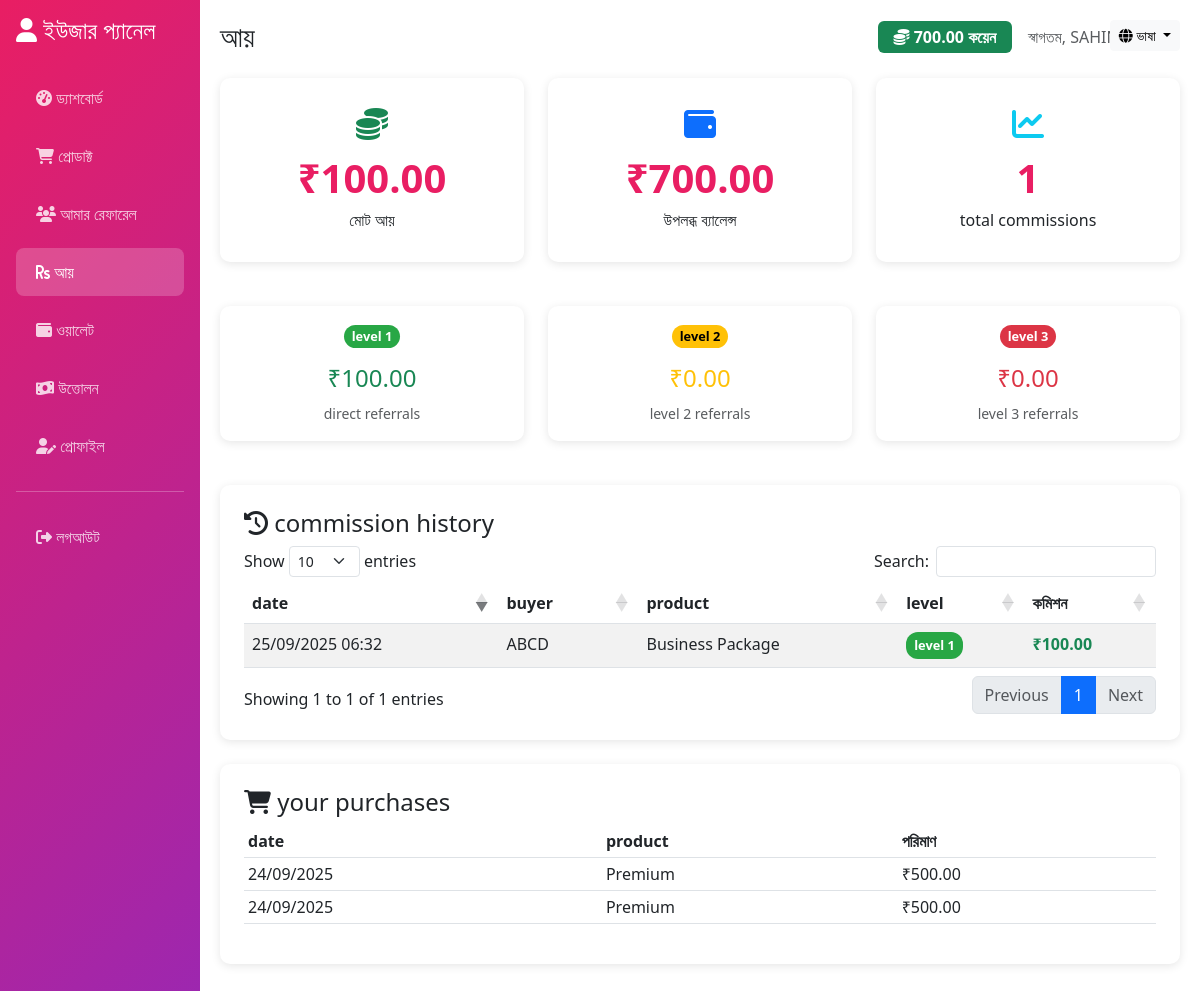
The page /user/earnings.php (signed in) on the database its author committed.
### tables this page shows
CREATE TABLE `users` (
  `id` int(11) NOT NULL,
  `name` varchar(100) NOT NULL,
  `age` int(11) NOT NULL,
  `mobile` varchar(15) NOT NULL,
  `password` varchar(255) NOT NULL,
  `address` text NOT NULL,
  `education` varchar(100) DEFAULT NULL,
  `referral_id` varchar(20) DEFAULT NULL,
  `payment_status` enum('pending','verified','rejected') DEFAULT 'pending',
  `created_at` timestamp NOT NULL DEFAULT current_timestamp(),
  `updated_at` timestamp NOT NULL DEFAULT current_timestamp() ON UPDATE current_timestamp(),
  `coins` decimal(10,2) DEFAULT 0.00
);

CREATE TABLE `commissions` (
  `id` int(11) NOT NULL,
  `purchase_id` int(11) NOT NULL,
  `recipient_user_id` int(11) NOT NULL,
  `amount` decimal(10,2) NOT NULL,
  `level` int(11) NOT NULL,
  `created_at` timestamp NOT NULL DEFAULT current_timestamp()
);

CREATE TABLE `products` (
  `id` int(11) NOT NULL,
  `name` varchar(255) NOT NULL,
  `description` text DEFAULT NULL,
  `price` decimal(10,2) NOT NULL,
  `image` varchar(255) DEFAULT NULL,
  `created_at` timestamp NOT NULL DEFAULT current_timestamp(),
  `updated_at` timestamp NOT NULL DEFAULT current_timestamp() ON UPDATE current_timestamp()
);

CREATE TABLE `purchases` (
  `id` int(11) NOT NULL,
  `user_id` int(11) NOT NULL,
  `product_id` int(11) NOT NULL,
  `amount` decimal(10,2) NOT NULL,
  `purchase_date` timestamp NOT NULL DEFAULT current_timestamp()
);

### includes/language.php (called while the page is built, shortened)
<?php
function getCurrentLanguage() {
    return $_SESSION['language'] ?? DEFAULT_LANGUAGE;
}
function loadLanguage($lang = null) {
    if ($lang === null) {
        $lang = getCurrentLanguage();
    }
    $langFile = LANG_PATH . $lang . '.php';
    if (file_exists($langFile)) {
        return include $langFile;
    }
    return [];
}
function __($key, $lang = null) {
    static $translations = null;
    if ($translations === null) {
        $translations = loadLanguage($lang);
    }
    return $translations[$key] ?? $key;
}
function getLanguageSwitcher() {
    $currentLang = getCurrentLanguage();
    $currentUrl = $_SERVER['REQUEST_URI'];
    $urlParts = parse_url($currentUrl);
    $links = [];
    foreach (AVAILABLE_LANGUAGES as $code => $name) {
        $query = isset($urlParts['query']) ? $urlParts['query'] : '';
        parse_str($query, $params);
        $params['lang'] = $code;
        $newQuery = http_build_query($params);
        $links[$code] = [
            'name' => $name,
            'url' => $urlParts['path'] . ($newQuery ? '?' . $newQuery : ''),
            'active' => ($code === $currentLang)
        ];
    }
    return $links;
}
?>

### user/earnings.php (the view, shortened to what this page needs)
<?php
include '../includes/language.php';
$currentLang = getCurrentLanguage();
$user_id = $_SESSION['user_id'];
$conn = getDBConnection();
$stmt = $conn->prepare("SELECT coins FROM users WHERE id = ?");
$stmt->bind_param("i", $user_id);
$stmt->execute();
$user_coins = $stmt->get_result()->fetch_assoc()['coins'];
$stmt = $conn->prepare("
    SELECT c.amount, c.level, c.created_at, pr.name as product_name, u.name as buyer_name
    FROM commissions c
    JOIN purchases p ON c.purchase_id = p.id
    JOIN products pr ON p.product_id = pr.id
    JOIN users u ON p.user_id = u.id
    WHERE c.recipient_user_id = ?
    ORDER BY c.created_at DESC
");
$stmt->bind_param("i", $user_id);
$stmt->execute();
$commissions_result = $stmt->get_result();
$commissions = [];
$total_earnings = 0;
while ($row = $commissions_result->fetch_assoc()) {
    $commissions[] = $row;
    $total_earnings += $row['amount'];
}
$earnings_by_level = [1 => 0, 2 => 0, 3 => 0];
foreach ($commissions as $commission) {
    if (isset($earnings_by_level[$commission['level']])) {
        $earnings_by_level[$commission['level']] += $commission['amount'];
    }
}
$stmt = $conn->prepare("
    SELECT p.amount, p.purchase_date, pr.name as product_name
    FROM purchases p
    JOIN products pr ON p.product_id = pr.id
    WHERE p.user_id = ?
    ORDER BY p.purchase_date DESC
    LIMIT 10
");
$stmt->bind_param("i", $user_id);
$stmt->execute();
$purchases_result = $stmt->get_result();
$purchases = [];
while ($row = $purchases_result->fetch_assoc()) {
    $purchases[] = $row;
}
?>
<!DOCTYPE html>
<html lang="<?php echo $currentLang; ?>">
<head>
    <link href="https://cdn.jsdelivr.net/npm/bootstrap@5.3.0/dist/css/bootstrap.min.css" rel="stylesheet">
    <link rel="stylesheet" href="https://cdnjs.cloudflare.com/ajax/libs/font-awesome/6.4.0/css/all.min.css">
    <link rel="stylesheet" href="https://cdn.datatables.net/1.13.4/css/dataTables.bootstrap5.min.css">
    <link rel="stylesheet" href="https://cdn.datatables.net/responsive/2.4.1/css/responsive.bootstrap5.min.css">
</head>
<body>
    <div class="language-switcher">
        <div class="dropdown">
            <button class="btn btn-light btn-sm dropdown-toggle" type="button" id="languageDropdown" data-bs-toggle="dropdown">
                <i class="fas fa-globe"></i> <?php echo __('language'); ?>
            </button>
        </div>
    </div>
    <div class="container-fluid">
        <div class="row">
            <div class="col-md-3 col-lg-2 px-0 sidebar" id="sidebar">
                <div class="p-3">
                    <h4 class="mb-4">
                        <i class="fas fa-user"></i> <?php echo __('user_panel'); ?>
                    </h4>
                    <nav class="nav flex-column">
                        <a class="nav-link" href="dashboard.php">
                            <i class="fas fa-tachometer-alt"></i> <?php echo __('dashboard'); ?>
                        </a>
                        <a class="nav-link" href="products.php">
                            <i class="fas fa-shopping-cart"></i> <?php echo __('products'); ?>
                        </a>
                        <a class="nav-link" href="referrals.php">
                            <i class="fas fa-users"></i> <?php echo __('my referrals'); ?>
                        </a>
                        <a class="nav-link active" href="earnings.php">
                            <i class="fas fa-rupee-sign"></i> <?php echo __('earnings'); ?>
                        </a>
                        <a class="nav-link" href="wallet.php">
                            <i class="fas fa-wallet"></i> <?php echo __('wallet'); ?>
                        </a>
                        <a class="nav-link" href="withdrawals.php">
                            <i class="fas fa-money-bill-wave"></i> <?php echo __('withdrawals'); ?>
                        </a>
                        <a class="nav-link" href="profile.php">
                            <i class="fas fa-user-edit"></i> <?php echo __('profile'); ?>
                        </a>
                        <hr class="my-3">
                        <a class="nav-link" href="logout.php">
                            <i class="fas fa-sign-out-alt"></i> <?php echo __('logout'); ?>
                        </a>
                    </nav>
                </div>
            </div>
            <div class="col-md-9 col-lg-10 main-content">
                <div class="d-flex justify-content-between align-items-center mb-4">
                    <h1 class="h3 mb-0"><?php echo __('earnings'); ?></h1>
                    <div class="d-flex align-items-center gap-3">
                        <div class="badge bg-success fs-6 px-3 py-2">
                            <i class="fas fa-coins"></i> <?php echo number_format($user_coins, 2); ?> <?php echo __('coins'); ?>
                        </div>
                        <span class="text-muted"><?php echo __('welcome'); ?>, <?php echo htmlspecialchars($_SESSION['user_name']); ?></span>
                    </div>
                </div>
                <div class="row mb-4">
                    <div class="col-md-4">
                        <div class="dashboard-card stat-card">
                            <i class="fas fa-coins fa-2x text-success mb-2"></i>
                            <div class="stat-number">₹<?php echo number_format($total_earnings, 2); ?></div>
                            <div><?php echo __('total earnings'); ?></div>
                        </div>
                    </div>
                    <div class="col-md-4">
                        <div class="dashboard-card stat-card">
                            <i class="fas fa-wallet fa-2x text-primary mb-2"></i>
                            <div class="stat-number">₹<?php echo number_format($user_coins, 2); ?></div>
                            <div><?php echo __('available balance'); ?></div>
                        </div>
                    </div>
                    <div class="col-md-4">
                        <div class="dashboard-card stat-card">
                            <i class="fas fa-chart-line fa-2x text-info mb-2"></i>
                            <div class="stat-number"><?php echo count($commissions); ?></div>
                            <div><?php echo __('total commissions'); ?></div>
                        </div>
                    </div>
                </div>
                <div class="row mb-4">
                    <div class="col-md-4">
                        <div class="dashboard-card p-3">
                            <h5 class="text-center mb-3">
                                <span class="level-badge level-1"><?php echo __('level'); ?> 1</span>
                            </h5>
                            <div class="text-center">
                                <div class="h4 text-success">₹<?php echo number_format($earnings_by_level[1], 2); ?></div>
                                <small class="text-muted"><?php echo __('direct referrals'); ?></small>
                            </div>
                        </div>
                    </div>
                    <div class="col-md-4">
                        <div class="dashboard-card p-3">
                            <h5 class="text-center mb-3">
                                <span class="level-badge level-2"><?php echo __('level'); ?> 2</span>
                            </h5>
                            <div class="text-center">
                                <div class="h4 text-warning">₹<?php echo number_format($earnings_by_level[2], 2); ?></div>
                                <small class="text-muted"><?php echo __('level 2 referrals'); ?></small>
                            </div>
                        </div>
                    </div>
                    <div class="col-md-4">
                        <div class="dashboard-card p-3">
                            <h5 class="text-center mb-3">
                                <span class="level-badge level-3"><?php echo __('level'); ?> 3</span>
                            </h5>
                            <div class="text-center">
                                <div class="h4 text-danger">₹<?php echo number_format($earnings_by_level[3], 2); ?></div>
                                <small class="text-muted"><?php echo __('level 3 referrals'); ?></small>
                            </div>
                        </div>
                    </div>
                </div>
                <div class="dashboard-card p-4">
                    <h4><i class="fas fa-history"></i> <?php echo __('commission history'); ?></h4>
                    <?php if (empty($commissions)): ?>
                        <div class="text-center py-4">
                            <i class="fas fa-coins fa-3x text-muted mb-3"></i>
                            <h5 class="text-muted"><?php echo __('no commissions yet'); ?></h5>
                            <p class="text-muted"><?php echo __('earn commissions when your referrals make purchases'); ?></p>
                        </div>
                    <?php else: ?>
                        <div class="table-responsive">
                            <table id="commissionsTable" class="table table-striped">
                                <thead>
                                    <tr>
                                        <th><?php echo __('date'); ?></th>
                                        <th><?php echo __('buyer'); ?></th>
                                        <th><?php echo __('product'); ?></th>
                                        <th><?php echo __('level'); ?></th>
                                        <th><?php echo __('commission'); ?></th>
                                    </tr>
                                </thead>
                                <tbody>
                                    <?php foreach ($commissions as $commission): ?>
                                        <tr>
                                            <td><?php echo date('d/m/Y H:i', strtotime($commission['created_at'])); ?></td>
                                            <td><?php echo htmlspecialchars($commission['buyer_name']); ?></td>
                                            <td><?php echo htmlspecialchars($commission['product_name']); ?></td>
                                            <td>
                                                <span class="level-badge level-<?php echo $commission['level']; ?>">
                                                    <?php echo __('level'); ?> <?php echo $commission['level']; ?>
                                                </span>
                                            </td>
                                            <td class="text-success fw-bold">₹<?php echo number_format($commission['amount'], 2); ?></td>
                                        </tr>
                                    <?php endforeach; ?>
                                </tbody>
                            </table>
                        </div>
                    <?php endif; ?>
                </div>
                <div class="dashboard-card p-4 mt-4">
                    <h4><i class="fas fa-shopping-cart"></i> <?php echo __('your purchases'); ?></h4>
                    <?php if (empty($purchases)): ?>
                        <div class="text-center py-3">
                            <small class="text-muted"><?php echo __('no purchases yet'); ?></small>
                        </div>
                    <?php else: ?>
                        <div class="table-responsive">
                            <table class="table table-sm">
                                <thead>
                                    <tr>
                                        <th><?php echo __('date'); ?></th>
                                        <th><?php echo __('product'); ?></th>
                                        <th><?php echo __('amount'); ?></th>
                                    </tr>
                                </thead>
                                <tbody>
                                    <?php foreach ($purchases as $purchase): ?>
                                        <tr>
                                            <td><?php echo date('d/m/Y', strtotime($purchase['purchase_date'])); ?></td>
                                            <td><?php echo htmlspecialchars($purchase['product_name']); ?></td>
                                            <td>₹<?php echo number_format($purchase['amount'], 2); ?></td>
                                        </tr>
                                    <?php endforeach; ?>
                                </tbody>
                            </table>
                        </div>
                    <?php endif; ?>
                </div>
            </div>
        </div>
    </div>
</body>
</html>

### user/earnings.php (style rules this page uses)
:root { --primary-color: #e91e63; --secondary-color: #9c27b0; }
.dashboard-card { background: white; border-radius: 10px; box-shadow: 0 2px 10px rgba(0,0,0,0.1); margin-bottom: 20px; transition: transform 0.3s; }
.stat-card { text-align: center; padding: 30px 20px; }
.stat-number { font-size: 2.5rem; font-weight: bold; color: var(--primary-color); }
.sidebar { background: linear-gradient(135deg, var(--primary-color), var(--secondary-color)); min-height: 100vh; color: white; }
.sidebar .nav-link { color: rgba(255,255,255,0.8); padding: 12px 20px; margin: 5px 0; border-radius: 8px; transition: all 0.3s; }
.sidebar .nav-link.active { background: rgba(255,255,255,0.2); color: white; }
.main-content { padding: 20px; }
.language-switcher { position: absolute; top: 20px; right: 20px; z-index: 1002; }
.level-badge { display: inline-block; padding: 4px 8px; border-radius: 12px; font-size: 0.8rem; font-weight: bold; }
.level-1 { background: #28a745; color: white; }
.level-2 { background: #ffc107; color: black; }
.level-3 { background: #dc3545; color: white; }

### rows shown on the page
users: coins "700.00"
commissions: created_at "25/09/2025 06:32", users.name "ABCD", products.name "Business Package", level "1", amount "100.00"
purchases: purchase_date "24/09/2025", product.name "Premium", amount "500.00"
purchases: purchase_date "24/09/2025", product.name "Premium", amount "500.00"

### other values the page prints
__('language') "ভাষা"
__('user_panel') "ইউজার প্যানেল"
__('dashboard') "ড্যাশবোর্ড"
__('products') "প্রোডাক্ট"
__('my referrals') "আমার রেফারেল"
__('earnings') "আয়"
__('wallet') "ওয়ালেট"
__('withdrawals') "উত্তোলন"
__('profile') "প্রোফাইল"
__('logout') "লগআউট"
__('coins') "কয়েন"
__('welcome') "স্বাগতম"
$_SESSION['user_name'] "SAHIN…"
$total_earnings "100.00"
__('total earnings') "মোট আয়"
